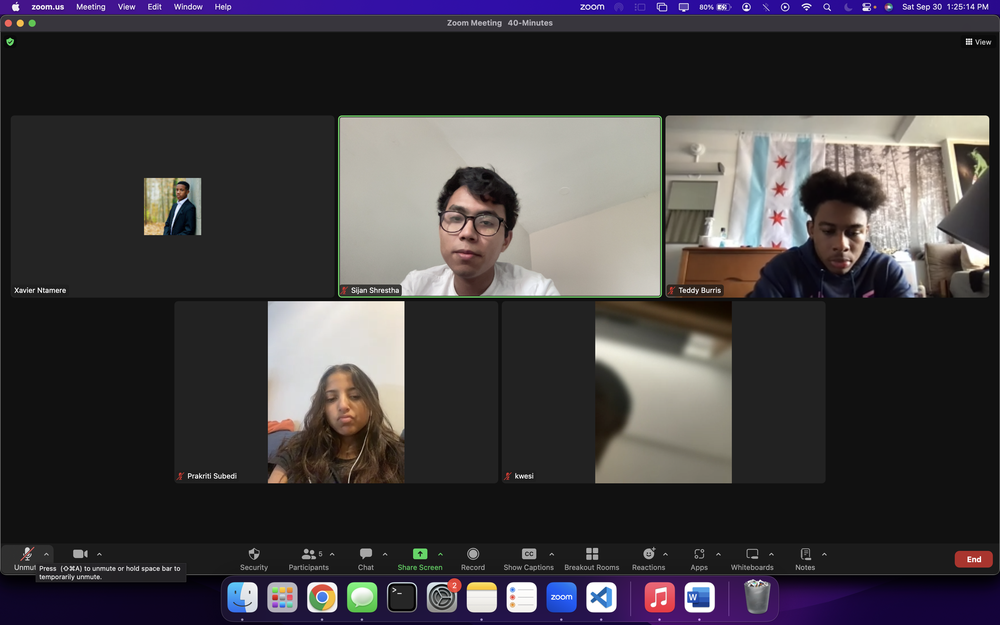
#> input picture ss.png, 1000 x 625 px, shrunk from 3360 x 2100 before the run
$ python elongate.py
#> lines starting #> are read from the running program, lines starting #| are printed output that depends on the picture
### common.py
import imageio.v2 as imageio
import numpy as np

def read_file(file_path):
    """Gets the pixels of an image.

    Args:
    file_path: Name of the file to read. Paths relative to the home directory or absolute paths are accepted.

    Returns:
    The output matrix which has the following format.
    [
        row1 -->[[r,g,b], [r, g, b]],
        row2 -->[[r,g,b], [r, g, b]]
    ]
    """
#> called with file_path = 'ss.png'
    try:
        return imageio.imread(file_path).tolist()
    except Exception as e:
        print(e)
        return []

def write_file(file_name, image_matrix):
    """Write the matrix to a file. This will not overwrite a file that already exists.

    Args:
    file_name: Name of the file. Accepts paths relative to home, or absolute paths.
    image_matrix: An array with the following format.
    [
        row1 -->[[r,g,b], [r, g, b]],
        row2 -->[[r,g,b], [r, g, b]]
    ]
    """
    im = np.array(image_matrix).astype(np.uint8)
    imageio.imwrite(file_name, im)

### elongate.py
import common
def random_color_overlay(image_matrix):
    for row in range(len(image_matrix)):
        for col in range(len(image_matrix[row])):
            image_matrix[row][col] = [ 100, image_matrix[row][col][1], 100 ]

    new_file_name = "Random_Color_Overlay.png"
    common.write_file(new_file_name, image_matrix)

matrix_img = common.read_file("ss.png")
#> matrix_img = 625 items
random_color_overlay(matrix_img)
#> in write_file, `im = np.array(image_matrix).astype(np.uint8)`:
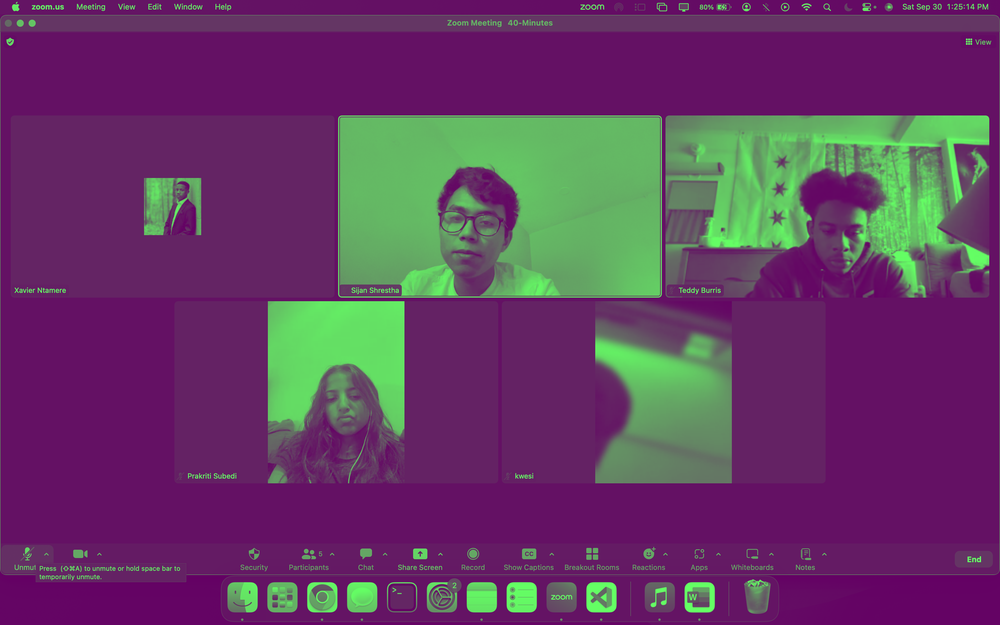
#> im: shape (625, 1000, 3); mean of channels 0, 1, 2 100, 60.1, 100; drawn as R, G, B
